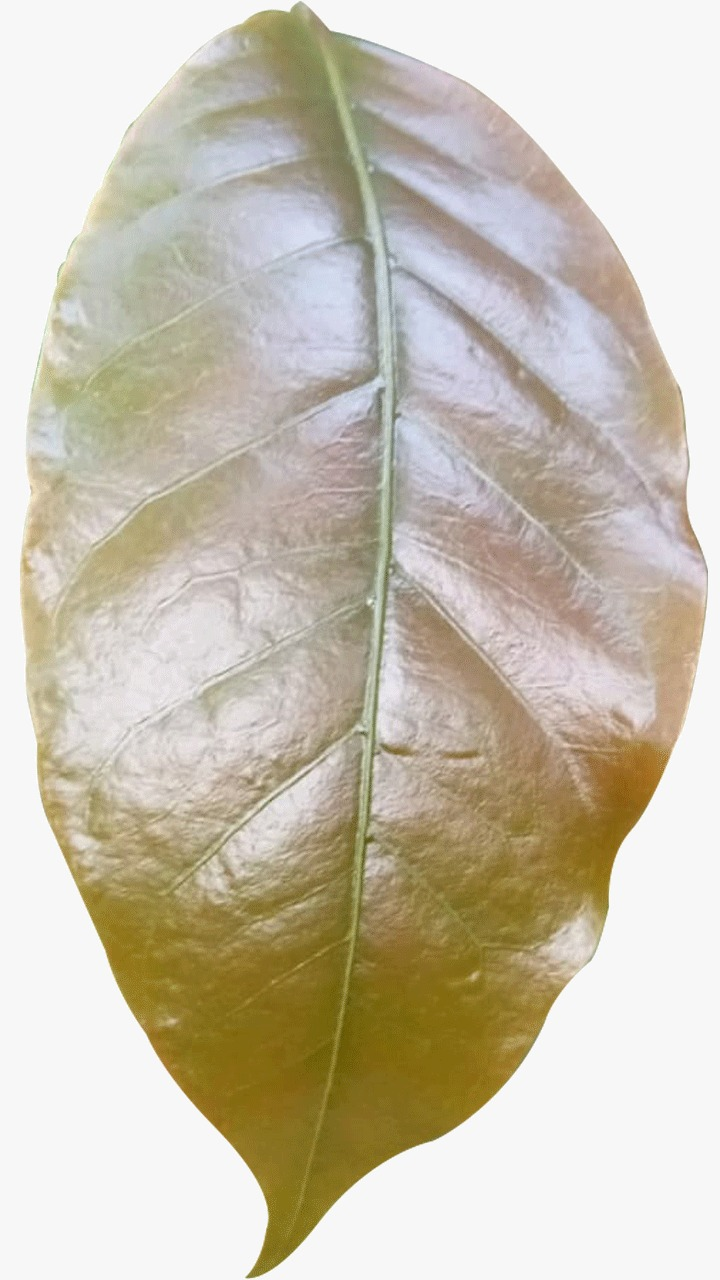
#> input picture 9.jpg, 720 x 1280 px, found by its file name
$ python Imagen_recortada.py
#> lines starting #> are read from the running program, lines starting #| are printed output that depends on the picture; after the words box and inside, x2 and y2 are one past the last pixel; in counts of white or black regions, pixels touching at a corner belong together
#> in detectar_rango_colores, imagen is the input picture: PIL image 720x1280 RGB; mean R, G, B 201.2, 193.7, 177.1
from PIL import Image
import numpy as np
import cv2
import matplotlib.pyplot as plt

def recortar_hoja(imagen):
    gris = cv2.cvtColor(imagen, cv2.COLOR_BGR2GRAY)
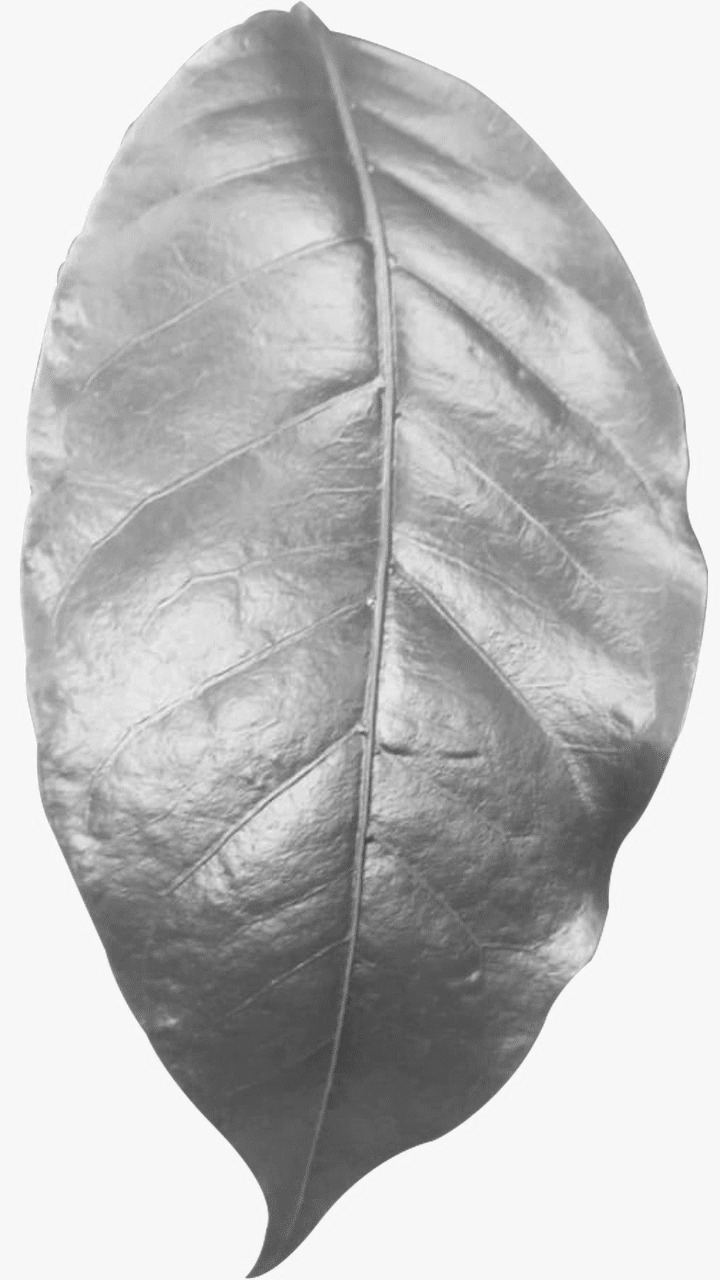
#> gris: shape (1280, 720); min 57, max 255, mean 189.6
    _, umbral = cv2.threshold(gris, 128, 255, cv2.THRESH_BINARY)
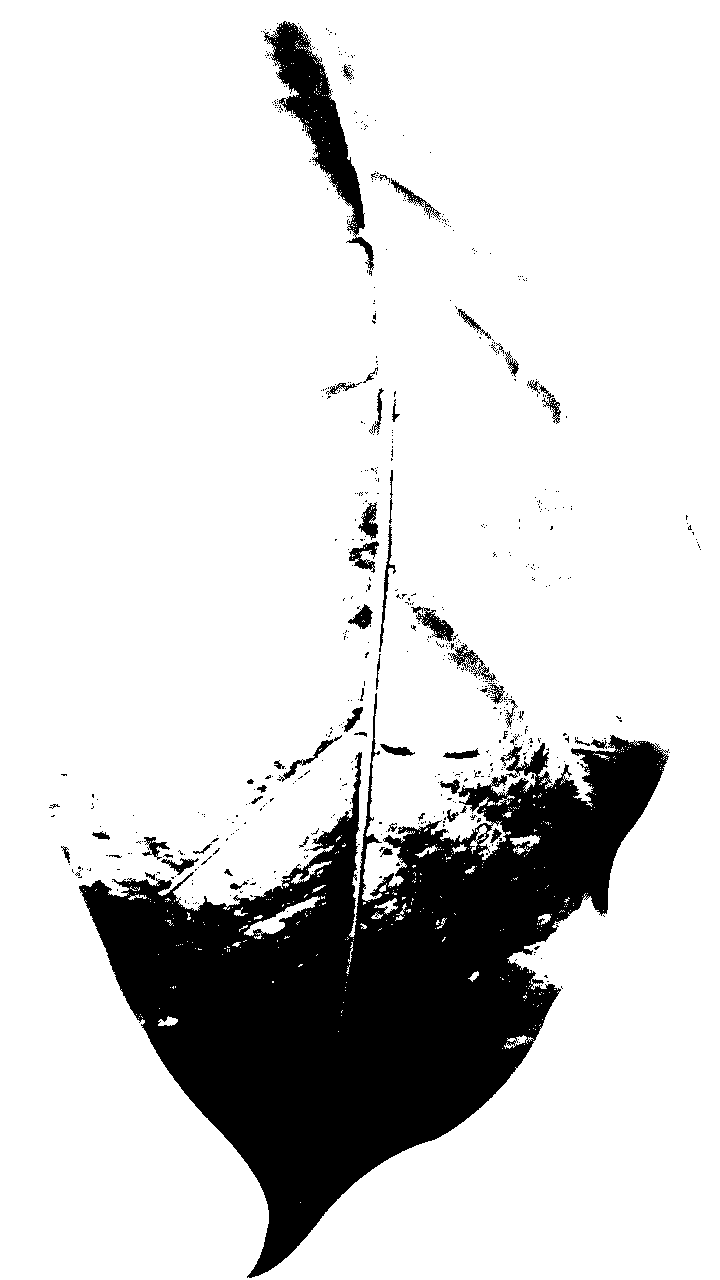
#> umbral: shape (1280, 720); 84.1% white; 633 black regions (574 under 20 px), largest, box (x1, y1, x2, y2) and area: (79, 693, 669, 1278) 131500, (263, 21, 374, 276) 6912, (411, 606, 454, 642) 557
    contornos, _ = cv2.findContours(umbral, cv2.RETR_EXTERNAL, cv2.CHAIN_APPROX_SIMPLE)
#> contornos = [[[0, 0], [0, 1279], [719, 1279], [719, 0]]]

    # Encontrar el contorno más grande (suponiendo que sea la hoja)
    contorno_hoja = max(contornos, key=cv2.contourArea)
#> contorno_hoja = [[0, 0], [0, 1279], [719, 1279], [719, 0]]

    # Crear una máscara de la hoja
    mascara_hoja = np.zeros_like(gris)
    cv2.drawContours(mascara_hoja, [contorno_hoja], -1, 255, thickness=cv2.FILLED)
#> mascara_hoja: shape (1280, 720); every value is 255

    # Aplicar la máscara para recortar la imagen
    imagen_recortada = cv2.bitwise_and(imagen, imagen, mask=mascara_hoja)

    return imagen_recortada

def detectar_rango_colores(image_path, rangos_colores, umbral_porcentaje):
    # Abrir la imagen
    imagen = Image.open(image_path)

    # Convertir la imagen a un arreglo de NumPy
    imagen_np = np.array(imagen)

    # Detección de contornos y segmentación
    imagen_recortada = recortar_hoja(imagen_np)

    # Mostrar la imagen recortada en la consola
    plt.imshow(cv2.cvtColor(imagen_recortada, cv2.COLOR_BGR2RGB))
    plt.title("Imagen Recortada")
    plt.show()
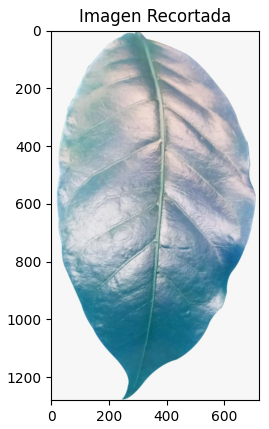
#> figure drawn by matplotlib, 1 panel; B, G, R data is drawn as R, G, B

    # Obtener dimensiones de la imagen recortada
    alto, ancho, _ = imagen_recortada.shape
#> alto = 1280; ancho = 720

    # Contador para el número de píxeles dentro del rango de colores
    contador_colores = 0

    # Iterar sobre cada píxel de la imagen recortada
    for i in range(alto):
        for j in range(ancho):
            # Obtener el color del píxel en formato RGB
            color_pixel = imagen_recortada[i, j, :3]

            # Verificar si el color del píxel está dentro de al menos un rango permitido
            if any(all(min_c <= c <= max_c for c, min_c, max_c in zip(color_pixel, *rango)) for rango in rangos_colores):
                contador_colores += 1
#> after the loop, contador_colores = 120657

    # Calcular el porcentaje de píxeles dentro del rango de colores
    porcentaje_colores = (contador_colores / (alto * ancho)) * 100
#> porcentaje_colores = 13.09

    # Determinar si el porcentaje supera el umbral
    if porcentaje_colores > umbral_porcentaje:
        resultado = "Hoja enferma"
    else:
        resultado = "Hoja saludable"

    print("Resultado:", resultado)

# Ejemplo de uso con tres rangos de colores
ruta_imagen = "Fotos/9.jpg"
rangos_colores_objetivo = [
    ((100, 50, 0), (200, 150, 50)),  # Rango de colores marrones
    ((0, 100, 0), (100, 200, 100)),  # Rango de colores verdes oscuros
    ((150, 50, 0), (255, 200, 100)),  # Rango de colores naranjas-rojizo
]
umbral = 8  # Umbral del 8%

# Llamada a la función
resultado = detectar_rango_colores(ruta_imagen, rangos_colores_objetivo, umbral)
print(resultado)
